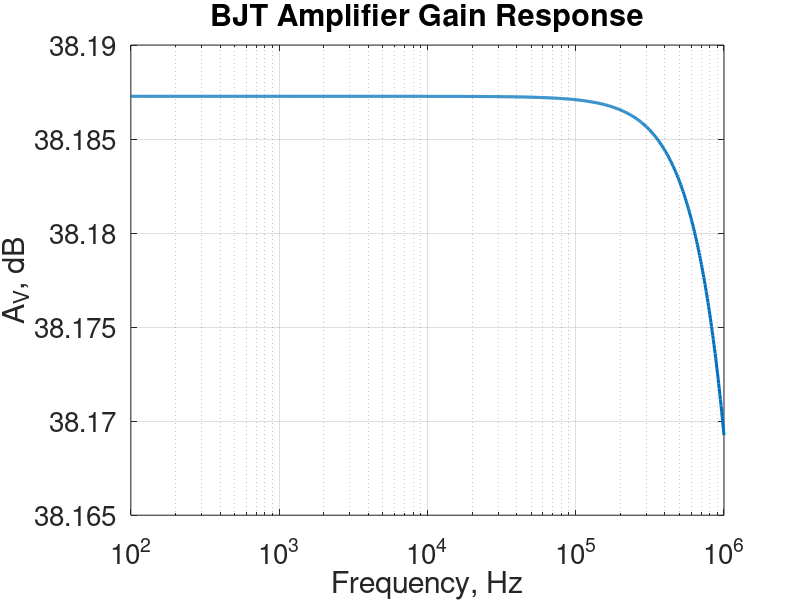

This chart was generated by the following MATLAB code:
%% ECE 342 - Cameron Sullivan - HW12

%% #2 Part A: NMOS amplifier gain vs input voltage
close all;

input = csvread('nmos-exper-vtc-INPUT-test.csv');
output = csvread('nmos-exper-vtc-OUTPUT-test.csv');

inputVoltage = input(:,2);
outputVoltage = output(:,2);

% Nuri said my graph was too noisy. His method to smooth the graph is to average each 10 values and plot that averaged subset.
vin_total = 0;
vout_total = 0;
vin_avg = zeros(1,92);
vout_avg = zeros(1,92);
for n = 0:10:910
    for i = 1:10
        vin_total = vin_total + inputVoltage(n + i);
        vout_total = vout_total + outputVoltage(n + i);
    end
    vin_avg((n/10) + 1) = vin_total / 10;
    vout_avg((n/10) + 1) = vout_total / 10;
    vin_total = 0;
    vout_total = 0;
end

% Derivatives
dvin = diff(vin_avg);
dvout = diff(vout_avg);

gain = dvout ./ dvin;
figure(1);
plot(vin_avg(1:(end-1)), gain, 'linewidth', 2.2);
set(gca, 'fontsize', 20);
title('NMOS Amplifier Gain vs Input Voltage');
ylabel('A_{v}, V/V');
xlabel('V_{GS}, V');
xlim([0, 5]);
% figure(2);
% plot(inputVoltage, outputVoltage, 'linewidth', 2);
grid on;

%% #4 Part A: BJT amplifier VTC graph
close all;

data = csvread('BJT_amp_VTC.CSV');
vin = data(:,1);
vout = data(:,3);

figure(1);
plot(vin, vout, 'linewidth', 2.2);
grid on;
set(gca, 'fontsize', 20);
title('BJT Amplifier VTC');
ylabel('V_{OUT}, V');
xlabel('V_{IN}, V');

%% #4 Part B: BJT amplifier AC simulation
close all;

data = csvread('BJT_amp_fResponse.CSV');
frequency = data(:,1);
gain = data(:,4);

figure(1);
semilogx(frequency, 20*log10(abs(gain)), 'linewidth', 2.2);
grid on;
set(gca, 'fontsize', 20);
title('BJT Amplifier Gain Response');
ylabel('A_{V}, dB');
xlabel('Frequency, Hz');